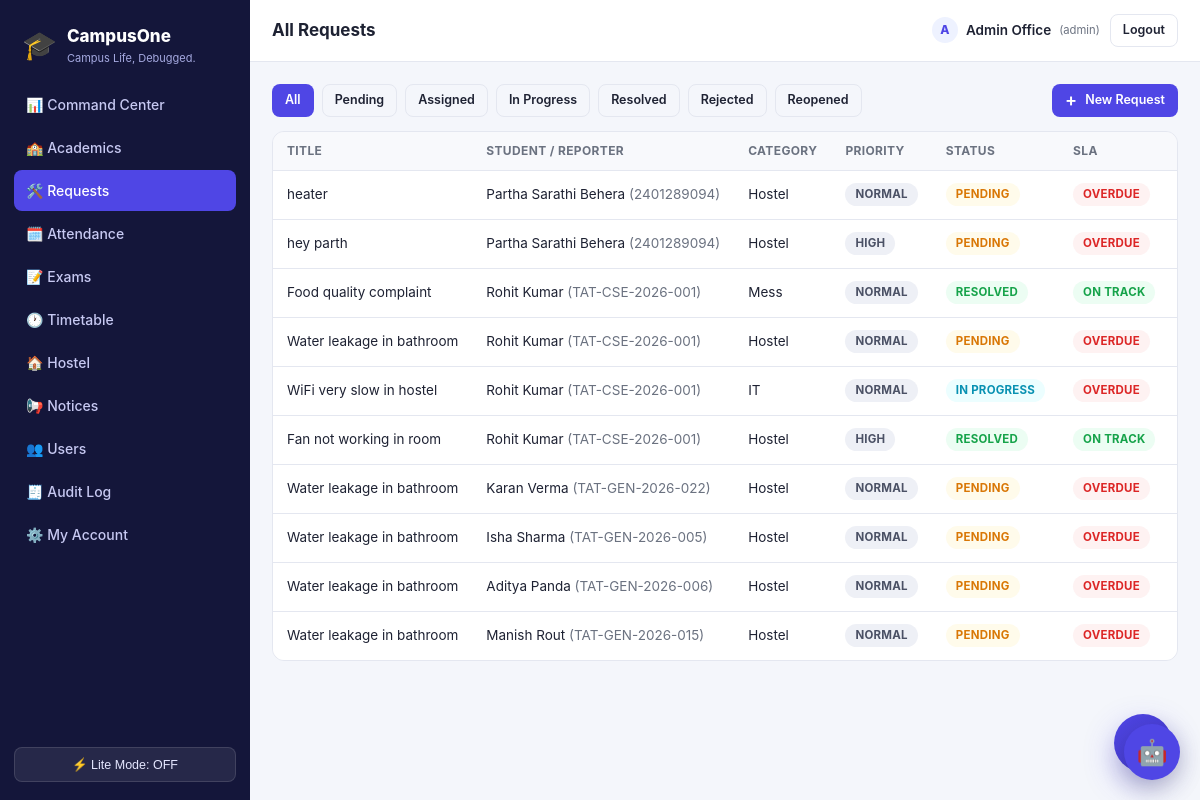
Screenshot of /admin/requests (signed in) with the database file from the repository.
### tables this page shows
CREATE TABLE requests (
    id INTEGER PRIMARY KEY AUTOINCREMENT,
    student_id INTEGER REFERENCES students(id),
    title TEXT NOT NULL,
    description TEXT,
    category TEXT NOT NULL,
    priority TEXT NOT NULL DEFAULT 'Normal' CHECK(priority IN ('Low','Normal','High','Urgent')),
    photo TEXT,
    video TEXT,
    status TEXT NOT NULL DEFAULT 'Pending' CHECK(status IN ('Pending','Assigned','In Progress','Resolved','Rejected','Reopened')),
    assigned_to TEXT,
    assigned_at TEXT,
    resolution_note TEXT,
    created_by_role TEXT DEFAULT 'student',
    created_at TEXT DEFAULT (datetime('now')),
    updated_at TEXT DEFAULT (datetime('now'))
);

CREATE TABLE users (
    id INTEGER PRIMARY KEY AUTOINCREMENT,
    email TEXT UNIQUE NOT NULL,
    password_hash TEXT NOT NULL,
    role TEXT NOT NULL CHECK(role IN ('student','faculty','admin','warden','mess','frontdesk')),
    name TEXT NOT NULL,
    phone TEXT,
    photo TEXT,
    is_active INTEGER DEFAULT 1,
    created_at TEXT DEFAULT (datetime('now'))
);

CREATE TABLE students (
    id INTEGER PRIMARY KEY AUTOINCREMENT,
    user_id INTEGER UNIQUE REFERENCES users(id),
    college_id TEXT UNIQUE NOT NULL,
    roll_number TEXT,
    branch_id INTEGER REFERENCES branches(id),
    year INTEGER,
    semester INTEGER,
    section_id INTEGER REFERENCES sections(id),
    hostel_id INTEGER REFERENCES hostels(id),
    room_id INTEGER REFERENCES rooms(id),
    guardian_name TEXT,
    guardian_phone TEXT
);

### blueprints/admin.py (the view)
@bp.route("/requests")
@role_required("admin")
def requests_view():
    status_filter = request.args.get("status", "")
    q = "SELECT r.*, u.name AS student_name, s.college_id FROM requests r " \
        "LEFT JOIN students s ON r.student_id = s.id LEFT JOIN users u ON s.user_id = u.id "
    args = ()
    if status_filter:
        q += "WHERE r.status = ? "
        args = (status_filter,)
    q += "ORDER BY r.created_at DESC"
    rows = query_db(q, args)
    enriched = []
    for r in rows:
        d = dict(r)
        d["sla"] = sla_info(r["priority"], r["created_at"], r["status"])
        enriched.append(d)
    return render_template("admin/requests.html", requests=enriched, status_filter=status_filter)

### utils/auth_utils.py (called while the page is built)
def role_required(*roles):
    def decorator(view):
        @functools.wraps(view)
        def wrapped(**kwargs):
            if session.get("user_id") is None:
                return redirect(url_for("auth.login", next=request.path))
            if session.get("role") not in roles:
                abort(403)
            return view(**kwargs)
        return wrapped
    return decorator

def gen_csrf_token():
    if "csrf_token" not in session:
        session["csrf_token"] = secrets.token_hex(16)
    return session["csrf_token"]

### utils/db.py (called while the page is built)
def get_db():
    if "db" not in g:
        g.db = sqlite3.connect(current_app.config["DATABASE"], detect_types=sqlite3.PARSE_DECLTYPES)
        g.db.row_factory = sqlite3.Row
        g.db.execute("PRAGMA foreign_keys = ON")
    return g.db

def query_db(query, args=(), one=False):
    cur = get_db().execute(query, args)
    rv = cur.fetchall()
    cur.close()
    return (rv[0] if rv else None) if one else rv

### utils/sla.py (called while the page is built)
def compute_age_hours(created_at_str):
    try:
        created = datetime.strptime(created_at_str, "%Y-%m-%d %H:%M:%S")
    except (ValueError, TypeError):
        return 0
    delta = datetime.now() - created
    return round(delta.total_seconds() / 3600, 1)

def sla_info(priority, created_at_str, status):
    sla_hours = current_app.config["SLA_HOURS"].get(priority, 48)
    age_hours = compute_age_hours(created_at_str)
    closed = status in ("Resolved", "Rejected")
    overdue = (age_hours > sla_hours) and not closed
    return {
        "age_hours": age_hours,
        "sla_hours": sla_hours,
        "overdue": overdue,
    }

### templates/admin/requests.html (shortened to what this page needs)
{% extends "base.html" %}
{% block page_title %}All Requests{% endblock %}
{% block content %}
<div class="section-title" style="margin-bottom:14px; display:flex; justify-content:space-between; align-items:center; gap:12px;">
  <div style="display:flex; gap:8px; flex-wrap:wrap;">
    <a href="{{ url_for('admin.requests_view') }}" class="btn btn-sm {{ 'btn-primary' if not status_filter else 'btn-ghost' }}">All</a>
    {% for s in ['Pending','Assigned','In Progress','Resolved','Rejected','Reopened'] %}
      <a href="{{ url_for('admin.requests_view', status=s) }}" class="btn btn-sm {{ 'btn-primary' if status_filter == s else 'btn-ghost' }}">{{ s }}</a>
    {% endfor %}
  </div>
  <a href="{{ url_for('student.requests_view') }}" class="btn btn-primary btn-sm" aria-label="Add new request" style="display:inline-flex; align-items:center; gap:8px;">
    <span style="font-size:18px; line-height:1;">+</span> New Request
  </a>
</div>
<a href="{{ url_for('student.requests_view') }}" class="floating-btn" aria-label="Add new request">+</a>
<div class="table-wrap">
  <table>
    <thead><tr><th>Title</th><th>Student / Reporter</th><th>Category</th><th>Priority</th><th>Status</th><th>SLA</th><th>Assigned</th><th>Submitted</th><th>Action</th></tr></thead>
    <tbody>
    {% for r in requests %}
      <tr onclick="window.location='{{ url_for('admin.request_detail', rid=r.id) }}'" style="cursor:pointer">
        <td>{{ r.title }}</td>
        <td>{% if r.student_name %}{{ r.student_name }} <span class="muted">({{ r.college_id }})</span>{% else %}Staff report ({{ r.created_by_role|title }}){% endif %}</td>
        <td>{{ r.category }}</td>
        <td><span class="badge badge-neutral">{{ r.priority }}</span></td>
        <td>
          {% set map = {'Pending':'warning','Assigned':'info','In Progress':'info','Resolved':'success','Rejected':'danger','Reopened':'danger'} %}
          <span class="badge badge-{{ map.get(r.status, 'neutral') }}">{{ r.status }}</span>
        </td>
        <td>{% if r.sla.overdue %}<span class="badge badge-danger">Overdue</span>{% else %}<span class="badge badge-success">On track</span>{% endif %}</td>
        <td>{{ r.assigned_to or '—' }}</td>
      </tr>
    {% else %}
      <tr><td colspan="9" class="muted">No requests found.</td></tr>
    {% endfor %}
    </tbody>
  </table>
</div>
{% endblock %}

### static/css/style.css (style rules this page uses)
:root { --bg: #f4f6fb; --surface: #ffffff; --surface-2: #f8f9fc; --border: #e4e7f0; --text: #1e2233; --text-muted: #6b7280; --primary: #4f46e5; --primary-dark: #4338ca; --primary-light: #eef2ff; --success: #16a34a; --success-bg: #ecfdf3; --warning: #d97706; --warning-bg: #fffbeb; --danger: #dc2626; --danger-bg: #fef2f2; --info: #0891b2; --info-bg: #ecfeff; --radius: 12px; --radius-sm: 8px; --shadow: 0 1px 2px rgba(16,24,40,.06), 0 1px 3px rgba(16,24,40,.08); --sidebar-w: 250px; }
* { box-sizing: border-box; }
html, body { height: 100%; }
body { margin: 0; font-family: -apple-system, BlinkMacSystemFont, "Segoe UI", Roboto, Helvetica, Arial, sans-serif; background: var(--bg); color: var(--text); font-size: 15px; line-height: 1.5; }
a { color: var(--primary); text-decoration: none; }
.muted { color: var(--text-muted); }
.section-title { display: flex; align-items: center; justify-content: space-between; margin-bottom: 12px; }
.table-wrap { overflow-x: auto; border-radius: var(--radius); border: 1px solid var(--border); background: var(--surface); }
table { width: 100%; border-collapse: collapse; font-size: 13.5px; min-width: 480px; }
th, td { text-align: left; padding: 10px 14px; border-bottom: 1px solid var(--border); white-space: nowrap; }
th { background: var(--surface-2); font-weight: 700; font-size: 12px; text-transform: uppercase; letter-spacing: .03em; color: var(--text-muted); }
tr:last-child td { border-bottom: none; }
.badge { display: inline-block; padding: 3px 10px; border-radius: 999px; font-size: 11.5px; font-weight: 700; text-transform: uppercase; letter-spacing: .02em; }
.badge-success { background: var(--success-bg); color: var(--success); }
.badge-warning { background: var(--warning-bg); color: var(--warning); }
.badge-danger { background: var(--danger-bg); color: var(--danger); }
.badge-info { background: var(--info-bg); color: var(--info); }
.badge-neutral { background: #eef0f6; color: #4b5165; }
.btn { display: inline-flex; align-items: center; justify-content: center; gap: 6px; padding: 9px 16px; border-radius: var(--radius-sm); font-size: 14px; font-weight: 600; border: 1px solid transparent; cursor: pointer; text-decoration: none; }
.btn-primary { background: var(--primary); color: #fff; }
.btn-ghost { background: transparent; border-color: var(--border); color: var(--text); }
.btn-sm { padding: 6px 12px; font-size: 12.5px; }

### templates/admin/requests.html (style rules this page uses)
.floating-btn { position: fixed; right: 28px; bottom: 28px; width: 58px; height: 58px; border-radius: 50%; background: linear-gradient(135deg, var(--primary), var(--primary-dark)); color: white; display: flex; align-items: center; justify-content: center; font-size: 32px; line-height: 1; box-shadow: 0 12px 30px rgba(79, 70, 229, 0.35); text-decoration: none; z-index: 50; }

### rows the page displays
requests: title "heater", student_name "Partha Sarathi Behera", college_id "2401289094", category "Hostel", priority "NORMAL", status "PENDING", shows "OVERDUE"
requests: title "hey parth", student_name "Partha Sarathi Behera", college_id "2401289094", category "Hostel", priority "HIGH", status "PENDING", shows "OVERDUE"
requests: title "Food quality complaint", student_name "Rohit Kumar", college_id "TAT-CSE-2026-001", category "Mess", priority "NORMAL", status "RESOLVED", shows "ON TRACK"
requests: title "Water leakage in bathroom", student_name "Rohit Kumar", college_id "TAT-CSE-2026-001", category "Hostel", priority "NORMAL", status "PENDING", shows "OVERDUE"
requests: title "WiFi very slow in hostel", student_name "Rohit Kumar", college_id "TAT-CSE-2026-001", category "IT", priority "NORMAL", status "IN PROGRESS", shows "OVERDUE"
requests: title "Fan not working in room", student_name "Rohit Kumar", college_id "TAT-CSE-2026-001", category "Hostel", priority "HIGH", status "RESOLVED", shows "ON TRACK"
requests: title "Water leakage in bathroom", student_name "Karan Verma", college_id "TAT-GEN-2026-022", category "Hostel", priority "NORMAL", status "PENDING", shows "OVERDUE"
requests: title "Water leakage in bathroom", student_name "Isha Sharma", college_id "TAT-GEN-2026-005", category "Hostel", priority "NORMAL", status "PENDING", shows "OVERDUE"
requests: title "Water leakage in bathroom", student_name "Aditya Panda", college_id "TAT-GEN-2026-006", category "Hostel", priority "NORMAL", status "PENDING", shows "OVERDUE"
requests: title "Water leakage in bathroom", student_name "Manish Rout", college_id "TAT-GEN-2026-015", category "Hostel", priority "NORMAL", status "PENDING", shows "OVERDUE"

### other values shown
{{ app_name }} "CampusOne"
{{ tagline }} "Campus Life, Debugged."
{{ '🐢 Lite Mode: ON' if lite_mode else '⚡ Lite Mode: OFF' }} "⚡ Lite Mode: OFF"
{{ session.name[0]|upper }} "A"
{{ session.name }} "Admin Office"
{{ session.role }} "admin"
{{ s }} "Pending" "Assigned" "In Progress" "Resolved" "Rejected" "Reopened"
